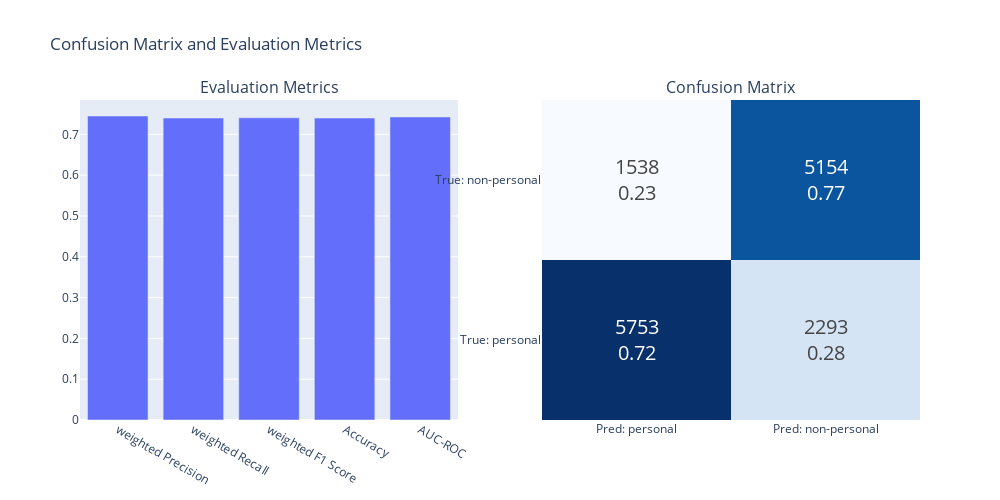

Write notebook code for a chart like this one.
### Code cell
def plot_presidio_results(data_personal, results_personal):
    y_true = data_personal["label"].values
    y_pred = results_personal.loc[results_personal.shape[0]-1].values
    y_true_bin = [1 if label == "personal" else 0 for label in y_true]
    y_pred_bin = [1 if label == "personal" else 0 for label in y_pred]

    cm = confusion_matrix(y_true, y_pred, labels=["personal", "non-personal"])
    cm_norm = confusion_matrix(y_true, y_pred, labels=["personal", "non-personal"], normalize="true")

    accuracy = accuracy_score(y_true, y_pred)
    f1 = f1_score(y_true, y_pred, average="weighted")
    precision = precision_score(y_true, y_pred, average="weighted")
    recall = recall_score(y_true, y_pred, average="weighted")
    auc_roc = roc_auc_score(y_true_bin, y_pred_bin)

    fig = make_subplots(
        rows=1, cols=2, 
        subplot_titles=["Evaluation Metrics", "Confusion Matrix"]
    )

    metrics = {
        "weighted Precision": precision,
        "weighted Recall": recall,
        "weighted F1 Score": f1,
        "Accuracy": accuracy,
        "AUC-ROC": auc_roc
    }

    fig.add_trace(go.Bar(
        x=list(metrics.keys()),
        y=list(metrics.values()), 
        showlegend=False
    ), row=1, col=1)

    text_values = [
        [f"{cm[0,0]}<br>{cm_norm[0,0]:.2f}", f"{cm[0,1]}<br>{cm_norm[0,1]:.2f}"],
        [f"{cm[1,0]}<br>{cm_norm[1,0]:.2f}", f"{cm[1,1]}<br>{cm_norm[1,1]:.2f}"]
    ]
    cm_heatmap = go.Heatmap(
        z=cm, 
        x=["Pred: personal", "Pred: non-personal"], 
        y=["True: personal", "True: non-personal"], 
        colorscale="Blues", 
        showscale=False,
        text=text_values, 
        texttemplate="%{text}",
        textfont={"size":20},
    )


    fig.add_trace(cm_heatmap, row=1, col=2)

    # Layout-Einstellungen
    fig.update_layout(
        title="Confusion Matrix and Evaluation Metrics",
        height=500, 
        width=1000,
        showlegend=False
    )

    # Anzeigen des Plots
    fig.show()
results_columnwise = build_dataframe_binary(results_columnwise_all_binary, 0.1, 20)
plot_presidio_results(own_data_labels, results_columnwise)

### Figure 1 — Plotly figure (JSON) as saved in the notebook; plotly's stock layout.template omitted (floating-point values rounded to 4 significant figures)
{"data": [{"showlegend": false, "type": "bar", "x": ["weighted Precision", "weighted Recall", "weighted F1 Score", "Accuracy", "AUC-ROC"], "xaxis": "x", "y": [0.745, 0.7401, 0.7406, 0.7401, 0.7426], "yaxis": "y"}, {"colorscale": [[0, "rgb(247,251,255)"], [0.125, "rgb(222,235,247)"], [0.25, "rgb(198,219,239)"], [0.375, "rgb(158,202,225)"], [0.5, "rgb(107,174,214)"], [0.625, "rgb(66,146,198)"], [0.75, "rgb(33,113,181)"], [0.875, "rgb(8,81,156)"], [1, "rgb(8,48,107)"]], "showscale": false, "text": [["5753<br>0.72", "2293<br>0.28"], ["1538<br>0.23", "5154<br>0.77"]], "textfont": {"size": 20}, "texttemplate": "%{text}", "type": "heatmap", "x": ["Pred: personal", "Pred: non-personal"], "xaxis": "x2", "y": ["True: personal", "True: non-personal"], "yaxis": "y2", "z": [[5753, 2293], [1538, 5154]]}], "layout": {"annotations": [{"font": {"size": 16}, "showarrow": false, "text": "Evaluation Metrics", "x": 0.225, "xanchor": "center", "xref": "paper", "y": 1, "yanchor": "bottom", "yref": "paper"}, {"font": {"size": 16}, "showarrow": false, "text": "Confusion Matrix", "x": 0.775, "xanchor": "center", "xref": "paper", "y": 1, "yanchor": "bottom", "yref": "paper"}], "height": 500, "showlegend": false, "title": {"text": "Confusion Matrix and Evaluation Metrics"}, "width": 1000, "xaxis": {"anchor": "y", "domain": [0, 0.45]}, "xaxis2": {"anchor": "y2", "domain": [0.55, 1]}, "yaxis": {"anchor": "x", "domain": [0, 1]}, "yaxis2": {"anchor": "x2", "domain": [0, 1]}}}
